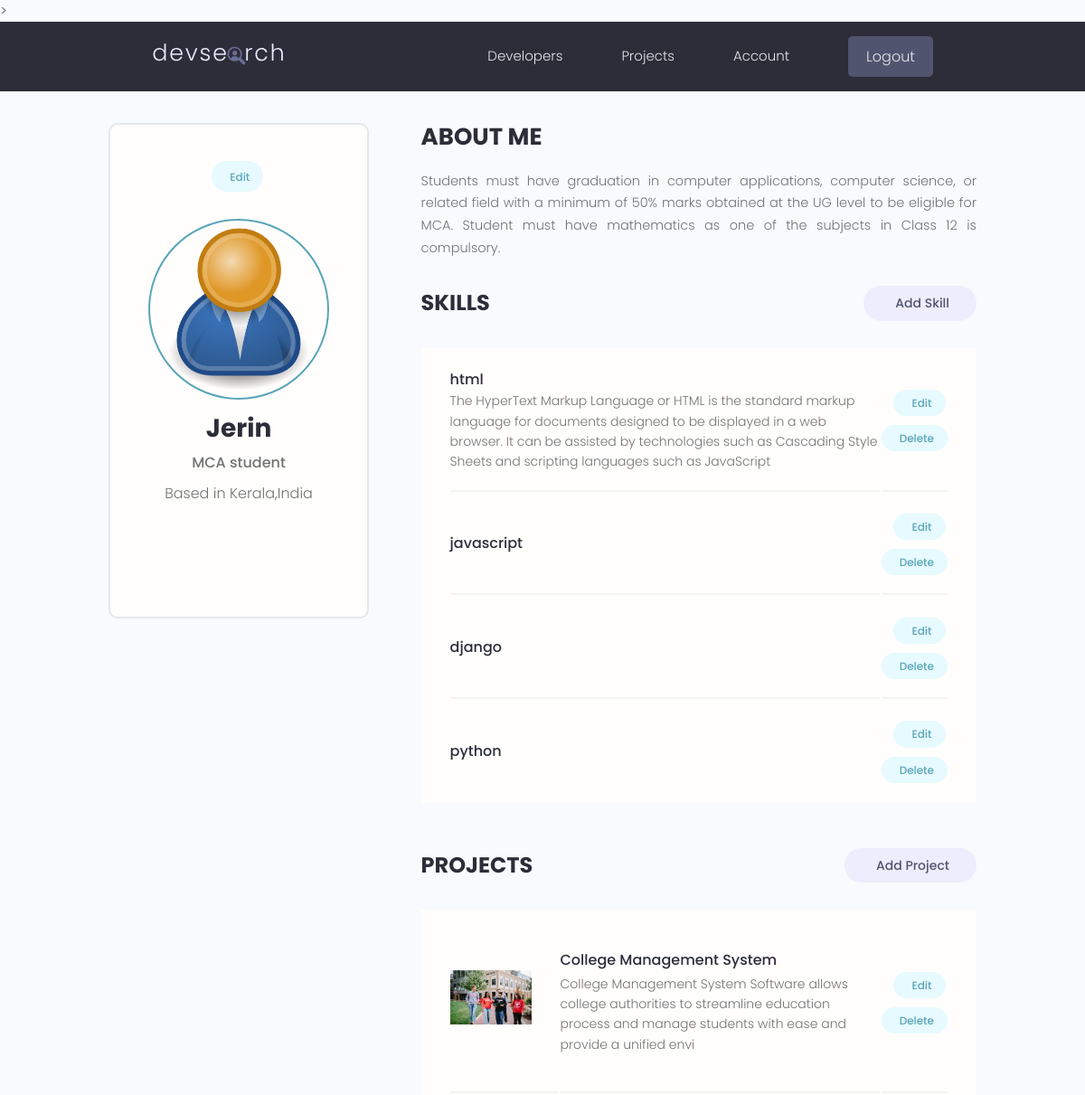
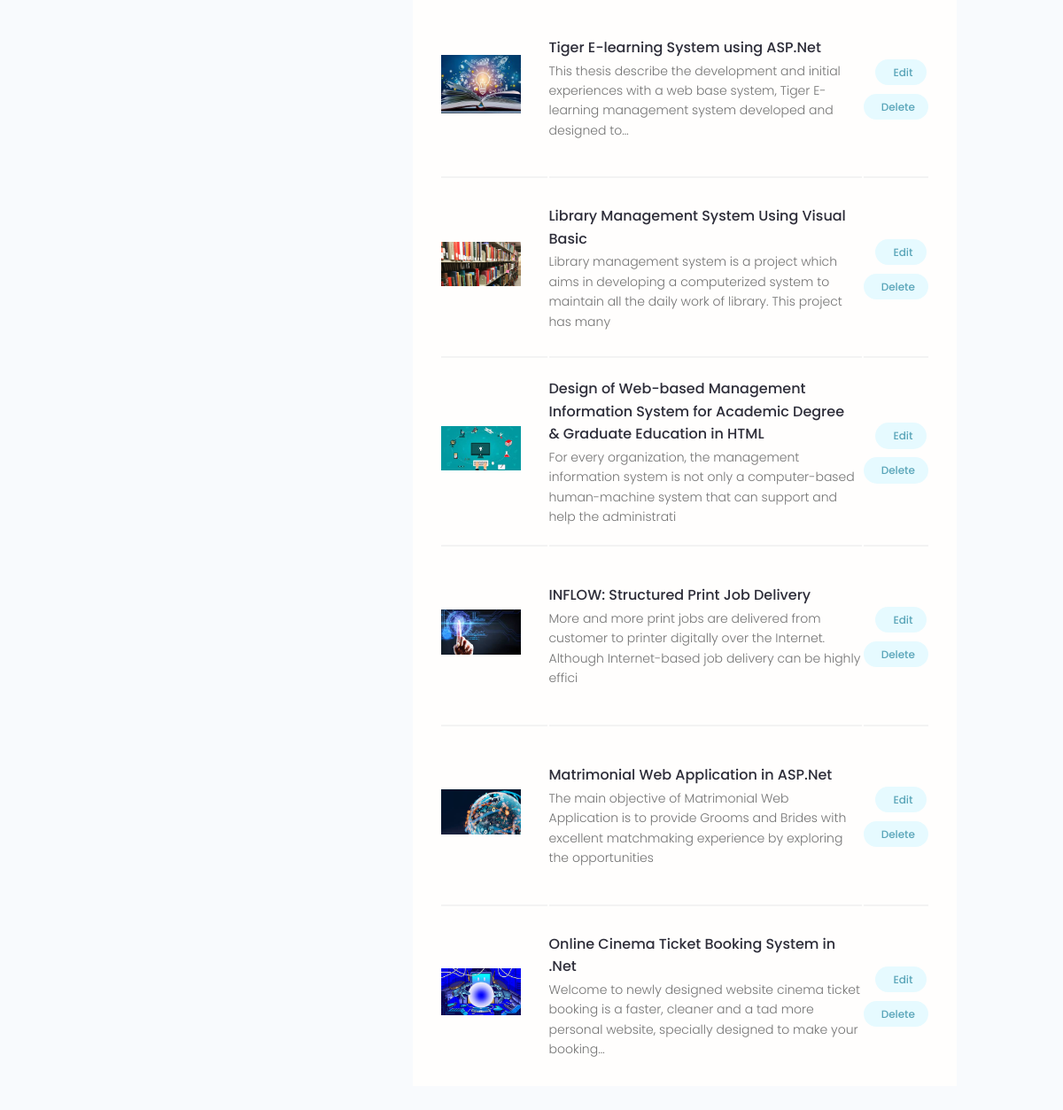
Screenshot of /account/ (signed in) with the database file from the repository (2 pictures, top to bottom).
### users/models.py (models this page shows, shortened)
class Profile(models.Model):
    user = models.OneToOneField(User,on_delete=models.CASCADE,null=True,blank=True)
    name = models.CharField(max_length=200,null=True,blank=True)
    email = models.EmailField(max_length=200,null=True,blank=True)
    username =models.CharField(max_length=200,null=True,blank=True)
    location =models.CharField(max_length=200,null=True,blank=True)
    short_intro = models.CharField(max_length=200,null=True,blank=True)
    bio = models.TextField(null=True,blank=True)
    profile_image  = models.ImageField(null=True,blank=True,upload_to='profiles/',default='profiles/user-default.png')
    social_github = models.CharField(max_length=200,null=True,blank=True)
    social_twitter = models.CharField(max_length=200,null=True,blank=True)
    social_linkedin= models.CharField(max_length=200,null=True,blank=True)
    social_youtube = models.CharField(max_length=200,null=True,blank=True)
    social_website = models.CharField(max_length=200,null=True,blank=True)
    created = models.DateTimeField(auto_now_add= True)
    pid = models.UUIDField(default =uuid.uuid4,unique= True,primary_key=True,editable=False)

class Skill(models.Model):
    owner = models.ForeignKey(Profile,on_delete=models.CASCADE,null=True,blank=True)
    name = models.CharField(max_length=200,null=True,blank=True)
    description = models.TextField(null=True,blank=True)
    created = models.DateTimeField(auto_now_add= True)
    pid = models.UUIDField(default =uuid.uuid4,unique= True,primary_key=True,editable=False)
    def __str__(self):
       return str(self.name)

### projects/models.py (models this page shows, shortened)
class Project(models.Model):
    owner = models.ForeignKey(Profile,null=True,blank=True,on_delete=models.SET_NULL)
    name = models.CharField(max_length=200)
    description = models.TextField(null=True,blank=True)
    featured_image = models.ImageField(null=True,blank=True,default='default.jpg')
    source_link = models.CharField(max_length=200, null= True,blank=True)
    demo_link = models.CharField(max_length=200, null= True,blank=True)
    vote_total = models.IntegerField(default=0,null=True,blank=True)
    vote_ratio = models.IntegerField(default=0,null=True,blank=True)
    tags =  models.ManyToManyField('Tag',blank=True)
    created = models.DateTimeField(auto_now_add= True)
    pid = models.UUIDField(default =uuid.uuid4,unique= True,primary_key=True,editable=False)
    class Meta:
        ordering =['-vote_ratio','-vote_total','name']

### users/views.py (the view)
# urls.py: path('account/',views.userAccount,name='account'),
@login_required(login_url='login')
def userAccount(request):
    profile = request.user.profile
    skills = profile.skill_set.all()
    projects = profile.project_set.all()
    context = {'profile':profile,'skills':skills,'projects':projects}
    return render(request,'users/account.html',context)

### users/templates/users/account.html (shortened to what this page needs)
{% extends 'main.html' %}
{% block content %}
  <main class="settingsPage profile my-md">
    <div class="container">
      <div class="layout">
        <div class="column column--1of3">
          <div class="card text-center">
            <div class="card__body dev">
              <a class="tag tag--pill tag--main settings__btn" href="{% url 'edit-account' %}"> Edit</a>
              <img class="avatar avatar--xl dev__avatar" src="{{profile.profile_image.url}}" />
              <h2 class="dev__name">{{profile.name}}</h2>
              <p class="dev__title">{{ profile.short_intro}}</p>
              <p class="dev__location">Based in {{ profile.location }}</p>
              <ul class="dev__social">
              </ul>
            </div>
          </div>
        </div>
        <div class="column column--2of3">
          <div class="devInfo">
            <h3 class="devInfo__title">About Me</h3>
            <p class="devInfo__about">{{profile.bio}}</p>
          </div>
          <div class="settings">
            <h3 class="settings__title">Skills</h3>
            <a class="tag tag--pill tag--sub settings__btn tag--lg" href="{% url 'create-skill' %}"> Add Skill</a>
          </div>
          <table class="settings__table">
            {% for skill in skills  %}
            <tr>
              <td class="settings__tableInfo">
                <h4>{{skill}}</h4>
                <p> {{skill.description}}</p>
              </td>
              <td class="settings__tableActions">
                <a class="tag tag--pill tag--main settings__btn" href="{% url 'update-skill' skill.pid %}"> Edit</a>
                <a class="tag tag--pill tag--main settings__btn" href="{% url 'delete-skill' skill.pid %}?next=/account">
                  Delete</a>
              </td>
            </tr>
              {% endfor %}
          </table>
          <div class="settings">
            <h3 class="settings__title">Projects</h3>
            <a class="tag tag--pill tag--sub settings__btn tag--lg" href="{% url 'create-project' %}"> Add Project</a>
          </div>
          <table class="settings__table">
            {% for project in projects %}
            <tr>
              <td class="settings__thumbnail">
                <a href="{%url 'project' project.pid %}"><img src="{{project.featured_image.url }}" alt="Project Thumbnail" /></a>
              </td>
              <td class="settings__tableInfo">
                <a href="{% url 'project' project.pid %}">{{project.name}}</a>
                <p>{{ project.description|slice:'150' }}</p>
              </td>
              <td class="settings__tableActions">
                <a class="tag tag--pill tag--main settings__btn" href="{% url 'update-project' project.pid %}"> Edit</a>
                <a class="tag tag--pill tag--main settings__btn" href="{% url 'delete-project' project.pid %}?next=/account">
                  Delete</a>
              </td>
            </tr>
            {% endfor %}
           </table>
        </div>
      </div>
    </div>
  </main>
{% endblock content %}

### static/styles/app.css (style rules this page uses)
:root { --color-sub: #2d2d39; }
.card { border: 2px solid var(--color-light); }
img { width: 100%; }
.profile .card > .dev { padding: 4rem; }
.dev__avatar { display: block; margin: auto; }
.dev__name { color: var(--color-sub); font-size: 2.8rem; font-weight: 700; margin-top: 1rem; margin-bottom: 0.5rem; }
.dev__title { font-size: 1.6rem; font-weight: 500; line-height: 1.3; }
.dev__location { margin-top: 1rem; }
.dev__social { margin: 3rem 0; list-style: none; display: flex; justify-content: center; gap: 1.5rem; }
.devInfo { margin-bottom: 3rem; }
.devInfo__title, .devInfo__subtitle { font-size: 2.6rem; color: var(--color-sub); text-transform: uppercase; font-weight: 700; margin-bottom: 1.5rem; }
.devInfo__about, .devSkill__info { font-size: 1.45rem; line-height: 1.7; text-align: justify; }
.settingsPage .dev > .settings__btn { display: inline-block; margin-bottom: 3rem; }
.settings { display: flex; justify-content: space-between; align-items: center; }
.settings__title { font-size: 2.4rem; text-transform: uppercase; font-weight: 700; color: var(--color-sub); }
.settings__table { margin-top: 3rem; margin-bottom: 5rem; padding: 0 3rem; background: var(--color-white); }
.settings__table tr { width: 100%; }
.settings__table tr > td { padding: 2rem 0; }
.settings__table tr:not(:last-child) td { border-bottom: 2px solid var(--color-white-light); }
.settings__thumbnail { width: 23%; min-width: 10rem; }
.settings__thumbnail img { padding-right: 3rem; height: 15rem; object-fit: contain; }
.settings__tableInfo { width: 100%; }
.settings__tableInfo h4, .settings__tableInfo a { padding-right: 1rem; width: auto; font-size: 1.6rem; font-weight: 500; color: var(--color-sub); }
.settings__tableInfo p { font-size: 1.4rem; }
.settings__tableActions { text-align: right; }

### static/uikit/styles/modules/_variables.css (style rules this page uses)
:root { --color-main: #5aa5b9; --color-main-light: #e6faff; --color-sub: #3f4156; --color-sub-light: #51546e; --color-sub-lighter: #ededfd; --color-text: #737373; --color-gray: #8b8b8b; --color-light: #e5e7eb; --color-light-gray: #767676; --color-bg: #f8fafd; --color-white: #fffefd; --color-white-light: #f3f3f3; --color-success: #359e64; --color-success-bg: #def8e8; --color-error: #fc4b0b; --color-error-bg: #fff2ee; --font-base: 'Poppins', arial, helvetica, 'Segoe UI', roboto, ubuntu, sans-serif; --font-monospace: 'Fira Code', 'Courier New', courier, monospace; --font-regular: 300; --font-medium: 500; --font-bold: 700; --generic-shadow: 1px 1px 5px #00000010; --generic-transition: all 0.3s ease-in-out; }

### static/uikit/styles/modules/_base.css (style rules this page uses)
* { margin: 0; padding: 0; box-sizing: border-box; text-rendering: optimizeLegibility; color: inherit; font-size: inherit; }
html { font-size: 50%; }
@media only screen and (min-width: 480px) { html { font-size: 56.25%; } }
@media only screen and (min-width: 1200px) { html { font-size: 62.5%; } }
body { line-height: 1.6; font-weight: 400; font-size: 1.5rem; color: var(--color-text); background-color: var(--color-bg); min-height: 100vh; }

### static/uikit/styles/modules/_typography.css (style rules this page uses)
* { font-family: var(--font-base); }
h2 { font-size: 3.6rem; font-weight: var(--font-bold); }
h3 { font-size: 3.2rem; font-weight: var(--font-medium); }
h4 { font-size: 2.8rem; font-weight: var(--font-medium); }
p, span, strong { font-size: 1.6rem; color: var(--color-text); font-weight: var(--font-regular); }
a { padding-bottom: 2px; text-decoration: none; display: inline-block; color: var(--color-main); font-weight: var(--font-medium); }

### static/uikit/styles/modules/_utilities.css (style rules this page uses)
.container { width: 92%; max-width: 165rem; margin: 0 auto; box-sizing: border-box; }
@media screen and (min-width: 1000px) { .container { width: 90%; } }
@media screen and (min-width: 1200px) { .container { width: 80%; } }
.text-center { text-align: center; }
.my-md { margin: 3rem auto; }

### static/uikit/styles/modules/_avatar.css (style rules this page uses)
.avatar { border-radius: 50%; border: 2px solid var(--color-main); object-fit: cover; }
.avatar--xl { height: 20rem; width: 20rem; }

### static/uikit/styles/modules/_card.css (style rules this page uses)
.card { border-radius: 1rem; background-color: var(--color-white); border: 1.5px solid var(--color-light); width: auto; height: auto; margin-top: 0.5rem; margin-bottom: 0.5rem; overflow: hidden; }
.card__body, .card__header { padding: 2rem 2.5rem; }

### static/uikit/styles/modules/_layout.css (style rules this page uses)
.layout { display: flex; flex-flow: row wrap; justify-content: space-between; }
.layout > .column { margin-bottom: 3rem; }
.layout > .column.column--1of3 { flex-basis: 30%; }
.layout > .column.column--2of3 { flex-basis: 64%; }

### rows the page displays
Profile: profile_image (placeholder picture), name "Jerin", short_intro "MCA student", location "Kerala,India", bio "Students must have graduation in computer applications, computer science, or related field with a minimum of 50% marks obtained at the UG level to be eligible for MCA. Student must have mathematics as one of the subjects in Class 12 is compulsory."
Skill: name "html", description "The HyperText Markup Language or HTML is the standard markup language for documents designed to be displayed in a web browser. It can be assisted by technologies such as Cascading Style Sheets and scripting languages such as JavaScript"
Skill: name "javascript"
Skill: name "django"
Skill: name "python"
Project: featured_image (picture), name "College Management System", description "College Management System Software allows college authorities to streamline education process and manage students with ease and provide a unified envi"
Project: featured_image (picture), name "Tiger E-learning System using ASP.Net", description "This thesis describe the development and initial experiences with a web base system, Tiger E-learning management system developed and designed to…"
Project: featured_image (picture), name "Library Management System Using Visual Basic", description "Library management system is a project which aims in developing a computerized system to maintain all the daily work of library. This project has many"
Project: featured_image (picture), name "Design of Web-based Management Information System for Academic Degree & Graduate Education in HTML", description "For every organization, the management information system is not only a computer-based human-machine system that can support and help the administrati"
Project: featured_image (picture), name "INFLOW: Structured Print Job Delivery", description "More and more print jobs are delivered from customer to printer digitally over the Internet. Although Internet-based job delivery can be highly effici"
Project: featured_image (picture), name "Matrimonial Web Application in ASP.Net", description "The main objective of Matrimonial Web Application is to provide Grooms and Brides with excellent matchmaking experience by exploring the opportunities"
Project: featured_image (picture), name "Online Cinema Ticket Booking System in .Net", description "Welcome to newly designed website cinema ticket booking is a faster, cleaner and a tad more personal website, specially designed to make your booking…"
